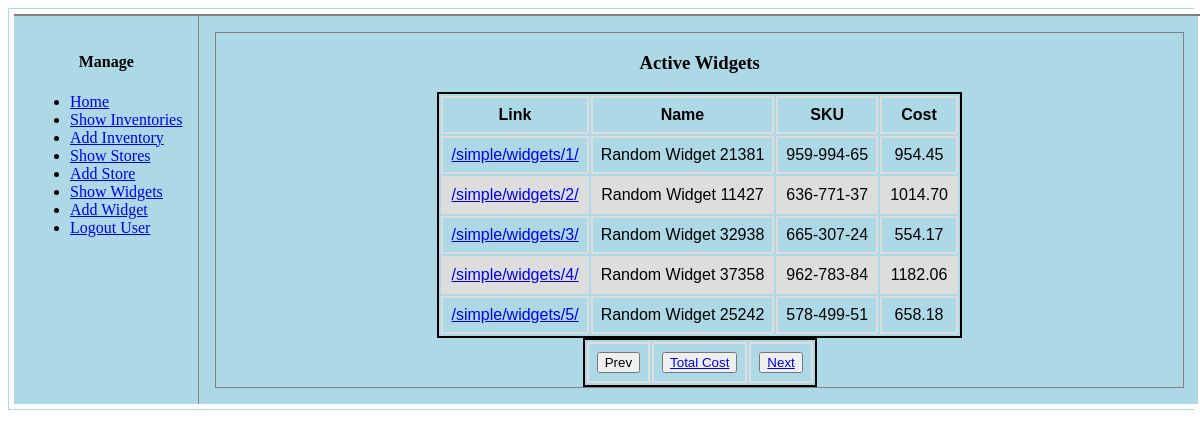
/simple/widgets/ (signed in), run on the app's committed database.
### simple/models.py (models this page shows, shortened)
class Widget(models.Model):
    created_by = models.ForeignKey(User,
                                   on_delete=models.CASCADE)
    name = models.CharField(max_length=20,
                            null=False,
                            blank=False,
                            unique=True)
    sku = models.CharField(max_length=10,
                           null=False,
                           blank=False,
                           unique=True)
    cost = models.DecimalField(max_digits=6,
                               decimal_places=2,
                               default=Decimal('0.00'))
    deleted = models.BooleanField(default=False)
    link = models.URLField(max_length=30,
                           null=True,
                           blank=False)
    ulink = models.URLField(max_length=30,
                            null=True,
                            blank=False)
    dlink = models.URLField(max_length=30,
                            null=True,
                            blank=False)

### simple/views.py (the view)
@login_required
@cache_page(60 * 5)
def widget_list(request, page=0):
    if request.method not in ['GET']:
        return Http405()
    limit = settings.WIDGETS_PER_PAGE
    offset = int(page) * limit
    limit += offset
    context = _get_context()
    context['title'] = 'Simple: Active Widgets'
    template = 'simple/widget_list.html'
    widgets = get_list_or_404(Widget,
                              deleted=False,
                              created_by=request.user)
    widgets = widgets[offset:limit]
    context['widgets'] = widgets
    if len(widgets) > 0:
        context['aggr'] = reverse_lazy('simple:widget-aggr',
                                       kwargs={'page': int(page)})
    if int(page) > 0:
        context['prev'] = reverse_lazy('simple:widget-list',
                                       kwargs={'page': int(page) - 1})
    if int(page) >= 0 and len(widgets) == settings.WIDGETS_PER_PAGE:
        context['next'] = reverse_lazy('simple:widget-list',
                                       kwargs={'page': int(page) + 1})
    return render(request, template, context)

### simple/views.py (called while the page is built)
def _get_context(context={}):
    context['header'] = 'Django: Simple App'
    context['footer'] = 'Copyright 2017 @Tim Stilwell'
    if 'prev' in context:
        del context['prev']
    if 'next' in context:
        del context['next']
    if 'aggr' in context:
        del context['aggr']
    return context

### simple/templates/simple/widget_list.html
{% extends "simple/base.html" %}
{% load static %}
{% block table %}
    <h3>Active Widgets</h3>
    <table id="list">
        <thead>
            <tr>
                <th>Link</th>
                <th>Name</th>
                <th>SKU</th>
                <th>Cost</th>
            </tr>
        </thead>
        <tbody>
        {% for widget in widgets %}
            <tr>
                <td><a href="{{ widget.link }}">{{ widget.link }}</a></td>
                <td>{{ widget.name }}</td>
                <td>{{ widget.sku }}</td>
                <td>{{ widget.cost }}</td>
            </tr>
        {% endfor %}
        </tbody>
    </table>
    <table id="pagination">
        <tr>
            <td>
                {% if prev %}
                    <button type="button">
                        <a href="{{ prev }}">Prev</a>
                    </button>
                {% else %}
                    <button type="button">
                        <a>Prev</a>
                    </button>
                {% endif %}
            </td>
            <td>
                {% if aggr %}
                    <button type="button">
                        <a href="{{ aggr }}">Total Cost</a>
                    </button>
                {% else %}
                    <button type="button">
                        <a>Total Cost</a>
                    </button>
                {% endif %}
            </td>
            <td>
                {% if next %}
                    <button type="button">
                        <a href="{{ next }}">Next</a>
                    </button>
                {% else %}
                    <button type="button">
                        <a>Next</a>
                    </button>
                {% endif %}
            </td>
        </tr>
    </table>
{% endblock %}

### simple/static/css/simple/layout.css (style rules this page uses)
table { text-align: right; font-family: arial, sans-serif; font-style: 10px; border: 2px solid black; padding: none; margin: 0 auto 0 auto; }
td, th { border: 2px solid #dddddd; text-align: center; padding: 8px; }
tr:nth-child(even) { background-color: #dddddd; }

### data on the page
Widget: link "/simple/widgets/1/", name "Random Widget 21381", sku "959-994-65", cost "954.45"
Widget: link "/simple/widgets/2/", name "Random Widget 11427", sku "636-771-37", cost "1014.70"
Widget: link "/simple/widgets/3/", name "Random Widget 32938", sku "665-307-24", cost "554.17"
Widget: link "/simple/widgets/4/", name "Random Widget 37358", sku "962-783-84", cost "1182.06"
Widget: link "/simple/widgets/5/", name "Random Widget 25242", sku "578-499-51", cost "658.18"
